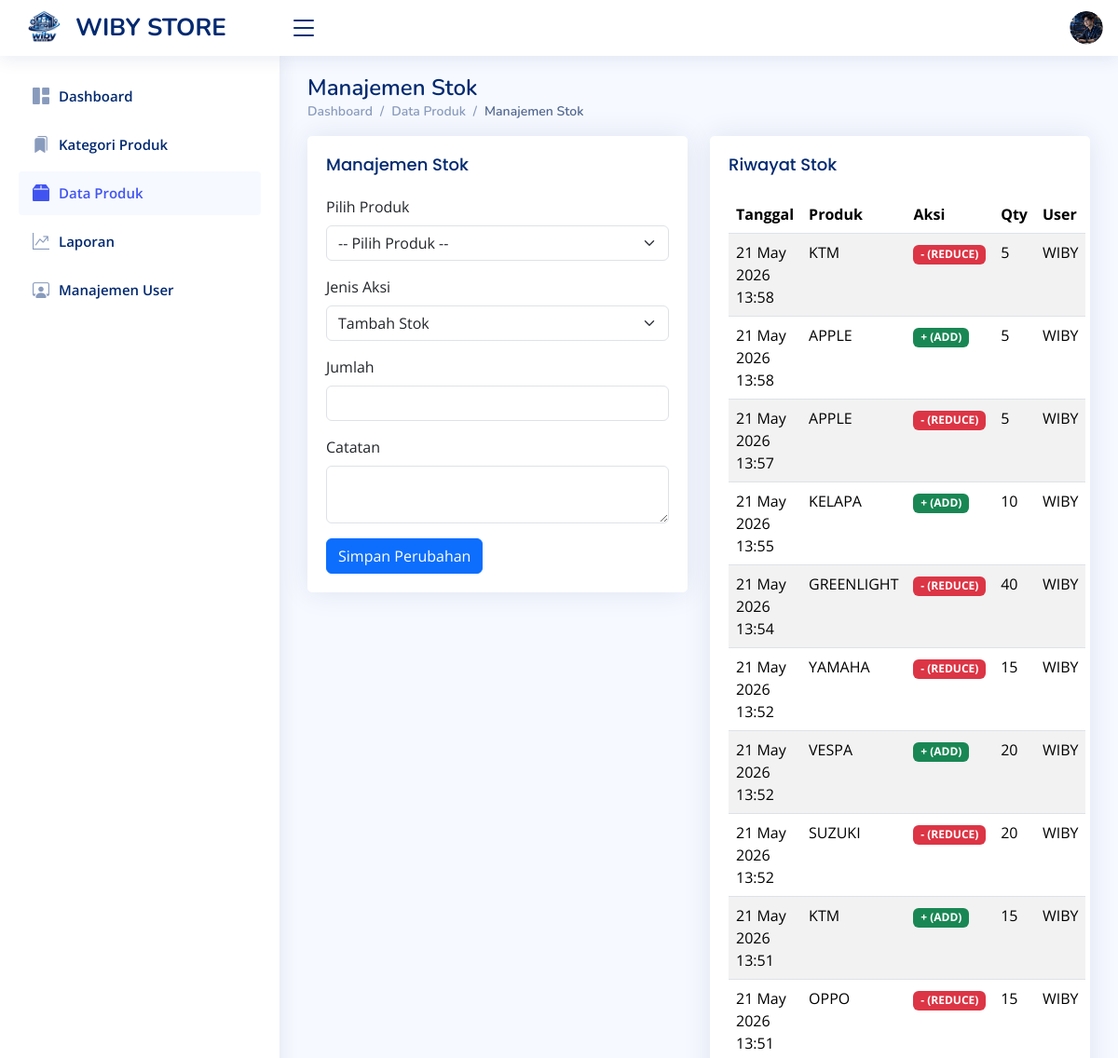
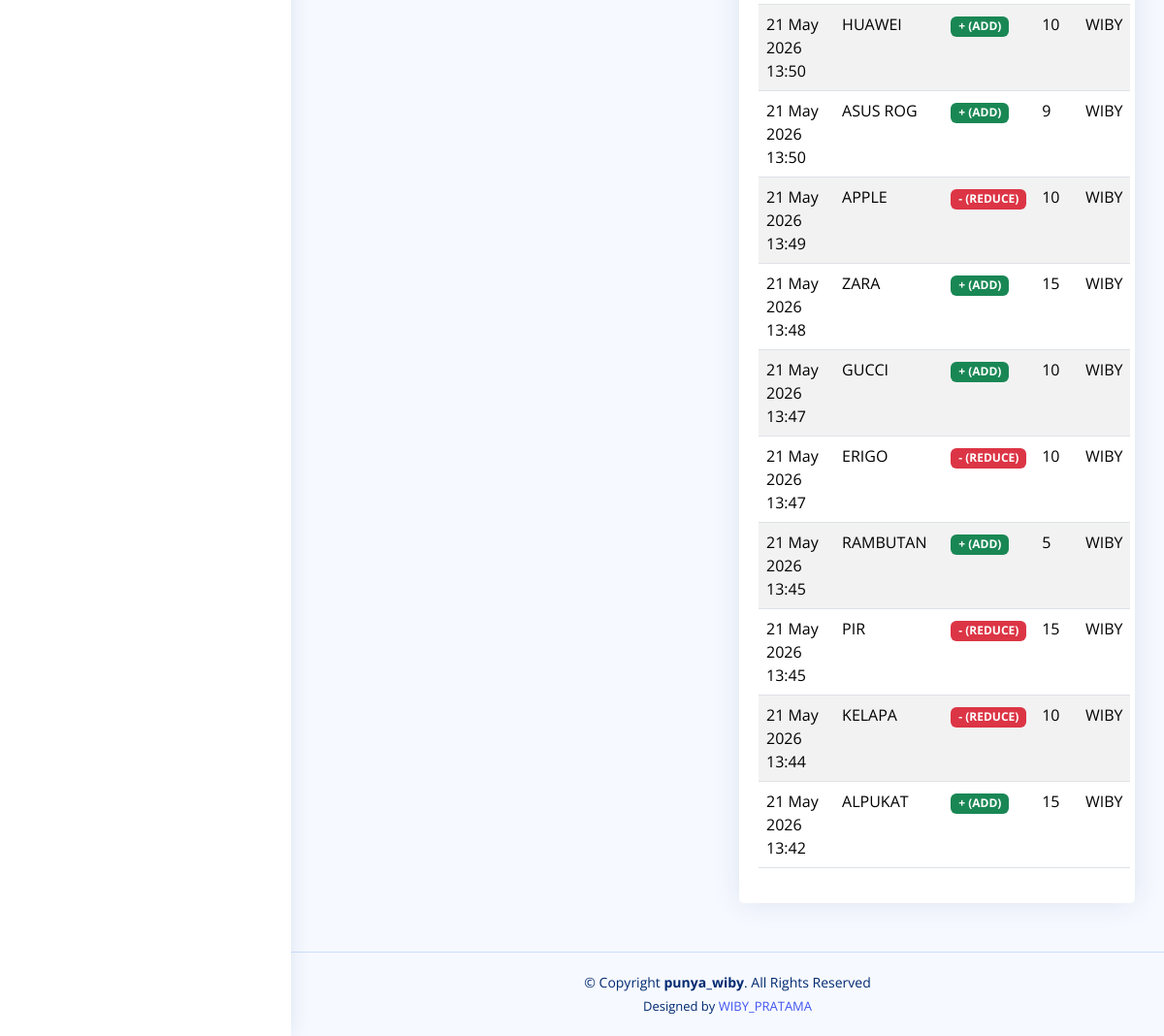
/Stok.php (signed in), run on the app's committed database (2 pictures, top to bottom).
### tables this page shows
CREATE TABLE `stock_logs` (
  `id` int(11) NOT NULL,
  `product_id` int(11) DEFAULT NULL,
  `change_type` enum('ADD','EDIT','REDUCE') DEFAULT NULL,
  `qty` int(11) DEFAULT NULL,
  `stock_after` int(11) DEFAULT NULL,
  `note` varchar(255) DEFAULT NULL,
  `created_at` timestamp NOT NULL DEFAULT current_timestamp(),
  `created_by` int(11) DEFAULT NULL,
  `stock_before` int(11) NOT NULL
);

CREATE TABLE `products` (
  `id` int(11) NOT NULL,
  `category_id` int(11) DEFAULT NULL,
  `product_code` varchar(50) DEFAULT NULL,
  `product_name` varchar(150) DEFAULT NULL,
  `stock` int(11) DEFAULT 5,
  `min_stock` int(11) DEFAULT NULL,
  `price` int(11) DEFAULT NULL,
  `gambar` varchar(255) NOT NULL,
  `created_at` timestamp NOT NULL DEFAULT current_timestamp(),
  `updated_at` timestamp NULL DEFAULT NULL
);

CREATE TABLE `users` (
  `id` int(11) NOT NULL,
  `name` varchar(100) DEFAULT NULL,
  `email` varchar(100) DEFAULT NULL,
  `password` varchar(255) DEFAULT NULL,
  `role` enum('admin','staff') DEFAULT 'staff',
  `is_active` tinyint(1) DEFAULT 1,
  `created_at` timestamp NOT NULL DEFAULT current_timestamp()
);

### Stok.php (the view, shortened to what this page needs)
<!DOCTYPE html>
<html lang="en">
<head>
  <link href="assets/vendor/bootstrap/css/bootstrap.min.css" rel="stylesheet">
  <link href="assets/vendor/bootstrap-icons/bootstrap-icons.css" rel="stylesheet">
  <link href="assets/vendor/boxicons/css/boxicons.min.css" rel="stylesheet">
  <link href="assets/vendor/quill/quill.snow.css" rel="stylesheet">
  <link href="assets/vendor/quill/quill.bubble.css" rel="stylesheet">
  <link href="assets/vendor/remixicon/remixicon.css" rel="stylesheet">
  <link href="assets/vendor/simple-datatables/style.css" rel="stylesheet">
  <link href="assets/css/style.css" rel="stylesheet">
</head>
<body>
  <header id="header" class="header fixed-top d-flex align-items-center">
    <div class="d-flex align-items-center justify-content-between">
      <a href="index.php" class="logo d-flex align-items-center">
        <img src="assets/img/logo_wiby.png.png" alt="" width="45">
        <span class="d-none d-lg-block">WIBY STORE</span>
      </a>
      <i class="bi bi-list toggle-sidebar-btn"></i>
    </div>
    <nav class="header-nav ms-auto">
      <ul class="d-flex align-items-center">
        <li class="nav-item dropdown pe-3">
          <a class="nav-link nav-profile d-flex align-items-center pe-0" href="#" data-bs-toggle="dropdown">
            <img src="assets/img/foto_profile.png.png" alt="Profile" class="rounded-circle">
          </a>
        </li>
      </ul>
    </nav>
  </header>
   <aside id="sidebar" class="sidebar">
    <ul class="sidebar-nav" id="sidebar-nav">
      <li class="nav-item">
        <a class="nav-link collapsed" href="index.php">
          <i class="bi bi-grid-1x2-fill"></i>
          <span>Dashboard</span>
        </a>
      </li>
      <li class="nav-item">
        <a class="nav-link collapsed" href="kategori_produk.php">
          <i class="bi bi-bookmarks-fill"></i>
          <span>Kategori Produk</span>
        </a>
      </li>
      <li class="nav-item">
        <a class="nav-link " href="produk.php">
          <i class="bi bi-box2-fill"></i>
          <span>Data Produk</span>
        </a>
      </li>
      <li class="nav-item">
        <a class="nav-link collapsed" href="laporan.php">
          <i class="bi bi-graph-up-arrow"></i>
          <span>Laporan</span>
        </a>
      </li>
      <li class="nav-item">
        <a class="nav-link collapsed" href="users.php">
          <i class="bi bi-person-workspace"></i>
          <span>Manajemen User</span>
        </a>
      </li>
    </ul>
  </aside>
  <main id="main" class="main">
    <div class="pagetitle">
      <h1>Manajemen Stok</h1>
      <nav>
        <ol class="breadcrumb">
          <li class="breadcrumb-item"><a href="index.php">Dashboard</a></li>
          <li class="breadcrumb-item"><a href="produk.php">Data Produk</a></li>
          <li class="breadcrumb-item active">Manajemen Stok</li>
        </ol>
      </nav>
    </div>
    <section class="section">
      <div class="row">
        <div class="col-lg-6">
          <div class="card">
            <div class="card-body">
              <h5 class="card-title">Manajemen Stok</h5>
              <form method="post">
              <div class="mb-3">
                <label class="form-label">Pilih Produk</label>
                <select name="product_id" class="form-select" required>
                  <option value="">-- Pilih Produk --</option>
                  <?php
                  include 'Koneksi.php';
                  ?>
                </select>
              </div>
              <div class="mb-3">
                <label class="form-label">Jenis Aksi</label>
                <select name="change_type" class="form-select">
                  <option value="ADD">Tambah Stok</option>
                </select>
              </div>
              <div class="mb-3">
                <label class="form-label">Jumlah</label>
                <input type="number" name="qty" class="form-control" required>
              </div>
              <div class="mb-3">
                <label class="form-label">Catatan</label>
                <textarea name="note" class="form-control" rows="2"></textarea>
              </div>
              <button type="submit" name="submit" class="btn btn-primary">Simpan Perubahan</button>
              </form>
            </div>
          </div>
        </div>
        <div class="col-lg-6">
          <div class="card">
            <div class="card-body">
              <h5 class="card-title">Riwayat Stok</h5>
              <table class="table table-striped">
                <thead>
                  <tr>
                    <th scope="col">Tanggal</th>
                    <th scope="col">Produk</th>
                    <th scope="col">Aksi</th>
                    <th scope="col">Qty</th>
                    <th scope="col">User</th>
                  </tr>
                </thead>
                <tbody>
                  <?php
                  $query = mysqli_query($conn, "SELECT sl.*, p.product_name, u.name FROM stock_logs sl
                            JOIN products p ON sl.product_id = p.id
                            JOIN users u ON sl.created_by = u.id
                            ORDER BY sl.created_at DESC");
                  while ($row = mysqli_fetch_assoc($query)) {
                    $badge = $row['change_type'] == 'ADD'
                    ? "<span class='badge bg-success'>+ (ADD)</span>"
                    : "<span class='badge bg-danger'>- (REDUCE)</span>";
                    echo "<tr>
                            <td>" . date('d M Y H:i', strtotime($row['created_at'])) . "</td>
                            <td>{$row['product_name']}</td>
                            <td>{$badge}</td>
                            <td>{$row['qty']}</td>
                            <td>{$row['name']}</td>
                          </tr>";
                  }
                  ?>
                </tbody>
              </table>
            </div>
          </div>
        </div>
      </div>
    </section>
  </main>
  <footer id="footer" class="footer">
    <div class="copyright">
      &copy; Copyright <strong><span>punya_wiby</span></strong>. All Rights Reserved
    </div>
    <div class="credits">
      Designed by <a href="https://www.instagram.com/wibpttraaa_/">WIBY_PRATAMA</a>
    </div>
  </footer>
</body>
</html>

### assets/css/style.css (style rules this page uses)
:root { scroll-behavior: smooth; }
body { font-family: "Open Sans", sans-serif; background: #f6f9ff; color: #444444; }
a { color: #4154f1; text-decoration: none; }
h1, h2, h3, h4, h5, h6 { font-family: "Nunito", sans-serif; }
#main { margin-top: 60px; padding: 20px 30px; transition: all 0.3s; }
.pagetitle { margin-bottom: 10px; }
.pagetitle h1 { font-size: 24px; margin-bottom: 0; font-weight: 600; color: #012970; }
.card { margin-bottom: 30px; border: none; border-radius: 5px; box-shadow: 0px 0 30px rgba(1, 41, 112, 0.1); }
.card-title { padding: 20px 0 15px 0; font-size: 18px; font-weight: 500; color: #012970; font-family: "Poppins", sans-serif; }
.card-body { padding: 0 20px 20px 20px; }
.breadcrumb { font-size: 14px; font-family: "Nunito", sans-serif; color: #899bbd; font-weight: 600; }
.breadcrumb a { color: #899bbd; transition: 0.3s; }
.breadcrumb .breadcrumb-item::before { color: #899bbd; }
.breadcrumb .active { color: #51678f; font-weight: 600; }
.logo { line-height: 1; }
@media (min-width: 1200px) { .logo { width: 280px; } }
.logo img { max-height: 26px; margin-right: 6px; }
.logo span { font-size: 26px; font-weight: 700; color: #012970; font-family: "Nunito", sans-serif; }
.header { transition: all 0.5s; z-index: 997; height: 60px; box-shadow: 0px 2px 20px rgba(1, 41, 112, 0.1); background-color: #fff; padding-left: 20px; }
.header .toggle-sidebar-btn { font-size: 32px; padding-left: 10px; cursor: pointer; color: #012970; }
.header-nav ul { list-style: none; }
.header-nav>ul { margin: 0; padding: 0; }
.header-nav .nav-profile { color: #012970; }
.header-nav .nav-profile img { max-height: 36px; }
.sidebar { position: fixed; top: 60px; left: 0; bottom: 0; width: 300px; z-index: 996; transition: all 0.3s; padding: 20px; overflow-y: auto; scrollbar-width: thin; scrollbar-color: #aab7cf transparent; box-shadow: 0px 0px 20px rgba(1, 41, 112, 0.1); background-color: #fff; }
@media (min-width: 1200px) { #main, #footer { margin-left: 300px; } }
.sidebar-nav { padding: 0; margin: 0; list-style: none; }
.sidebar-nav li { padding: 0; margin: 0; list-style: none; }
.sidebar-nav .nav-item { margin-bottom: 5px; }
.sidebar-nav .nav-link { display: flex; align-items: center; font-size: 15px; font-weight: 600; color: #4154f1; transition: 0.3; background: #f6f9ff; padding: 10px 15px; border-radius: 4px; }
.sidebar-nav .nav-link i { font-size: 16px; margin-right: 10px; color: #4154f1; }
.sidebar-nav .nav-link.collapsed { color: #012970; background: #fff; }
.sidebar-nav .nav-link.collapsed i { color: #899bbd; }
.footer { padding: 20px 0; font-size: 14px; transition: all 0.3s; border-top: 1px solid #cddfff; }
.footer .copyright { text-align: center; color: #012970; }
.footer .credits { padding-top: 5px; text-align: center; font-size: 13px; color: #012970; }

### Stok.php (style rules this page uses)
.logo img { max-height: 55px !important; width: auto; object-fit: contain; }
.sidebar-nav .nav-link i { color: #4154f1; font-size: 18px; transition: 0.3s; }

### data on the page
stock_logs: created_at "21 May 2026 13:58", product.product_name "KTM", change_type "- (REDUCE)", qty "5", users.name "WIBY"
stock_logs: created_at "21 May 2026 13:58", product.product_name "APPLE", change_type "+ (ADD)", qty "5", users.name "WIBY"
stock_logs: created_at "21 May 2026 13:57", product.product_name "APPLE", change_type "- (REDUCE)", qty "5", users.name "WIBY"
stock_logs: created_at "21 May 2026 13:55", product.product_name "KELAPA", change_type "+ (ADD)", qty "10", users.name "WIBY"
stock_logs: created_at "21 May 2026 13:54", product.product_name "GREENLIGHT", change_type "- (REDUCE)", qty "40", users.name "WIBY"
stock_logs: created_at "21 May 2026 13:52", product.product_name "YAMAHA", change_type "- (REDUCE)", qty "15", users.name "WIBY"
stock_logs: created_at "21 May 2026 13:52", product.product_name "VESPA", change_type "+ (ADD)", qty "20", users.name "WIBY"
stock_logs: created_at "21 May 2026 13:52", product.product_name "SUZUKI", change_type "- (REDUCE)", qty "20", users.name "WIBY"
stock_logs: created_at "21 May 2026 13:51", product.product_name "KTM", change_type "+ (ADD)", qty "15", users.name "WIBY"
stock_logs: created_at "21 May 2026 13:51", product.product_name "OPPO", change_type "- (REDUCE)", qty "15", users.name "WIBY"
stock_logs: created_at "21 May 2026 13:50", product.product_name "HUAWEI", change_type "+ (ADD)", qty "10", users.name "WIBY"
stock_logs: created_at "21 May 2026 13:50", product.product_name "ASUS ROG", change_type "+ (ADD)", qty "9", users.name "WIBY"
stock_logs: created_at "21 May 2026 13:49", product.product_name "APPLE", change_type "- (REDUCE)", qty "10", users.name "WIBY"
stock_logs: created_at "21 May 2026 13:48", product.product_name "ZARA", change_type "+ (ADD)", qty "15", users.name "WIBY"
stock_logs: created_at "21 May 2026 13:47", product.product_name "GUCCI", change_type "+ (ADD)", qty "10", users.name "WIBY"
stock_logs: created_at "21 May 2026 13:47", product.product_name "ERIGO", change_type "- (REDUCE)", qty "10", users.name "WIBY"
stock_logs: created_at "21 May 2026 13:45", product.product_name "RAMBUTAN", change_type "+ (ADD)", qty "5", users.name "WIBY"
stock_logs: created_at "21 May 2026 13:45", product.product_name "PIR", change_type "- (REDUCE)", qty "15", users.name "WIBY"
stock_logs: created_at "21 May 2026 13:44", product.product_name "KELAPA", change_type "- (REDUCE)", qty "10", users.name "WIBY"
stock_logs: created_at "21 May 2026 13:42", product.product_name "ALPUKAT", change_type "+ (ADD)", qty "15", users.name "WIBY"
